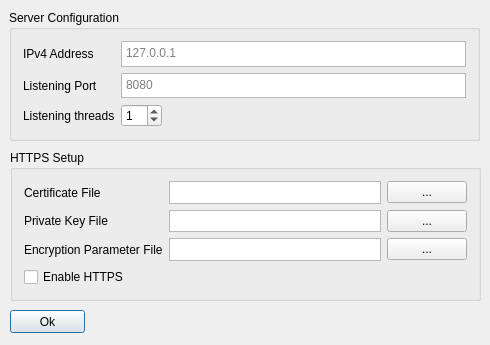
<?xml version="1.0" encoding="UTF-8"?>
<ui version="4.0">
 <class>DlgServerSetup</class>
 <widget class="QDialog" name="DlgServerSetup">
  <property name="geometry">
   <rect>
    <x>0</x>
    <y>0</y>
    <width>490</width>
    <height>345</height>
   </rect>
  </property>
  <property name="windowTitle">
   <string>DlgServerSetup</string>
  </property>
  <widget class="QGroupBox" name="groupBox_ServerConfig">
   <property name="geometry">
    <rect>
     <x>9</x>
     <y>10</y>
     <width>471</width>
     <height>131</height>
    </rect>
   </property>
   <property name="title">
    <string>Server Configuration</string>
   </property>
   <layout class="QGridLayout" name="gridLayout_2">
    <item row="0" column="0">
     <widget class="QLabel" name="label_2">
      <property name="text">
       <string>IPv4 Address</string>
      </property>
     </widget>
    </item>
    <item row="2" column="0">
     <widget class="QLabel" name="label_6">
      <property name="text">
       <string>Listening threads</string>
      </property>
     </widget>
    </item>
    <item row="0" column="1">
     <widget class="QTextEdit" name="IPAddressEdit">
      <property name="placeholderText">
       <string>127.0.0.1</string>
      </property>
     </widget>
    </item>
    <item row="1" column="1">
     <widget class="QTextEdit" name="PortEdit">
      <property name="maximumSize">
       <size>
        <width>16777215</width>
        <height>71</height>
       </size>
      </property>
      <property name="placeholderText">
       <string>8080</string>
      </property>
     </widget>
    </item>
    <item row="1" column="0">
     <widget class="QLabel" name="label">
      <property name="text">
       <string>Listening Port</string>
      </property>
     </widget>
    </item>
    <item row="2" column="1" alignment="Qt::AlignLeft">
     <widget class="QSpinBox" name="ThreadCountSpin">
      <property name="wrapping">
       <bool>true</bool>
      </property>
      <property name="minimum">
       <number>1</number>
      </property>
      <property name="maximum">
       <number>32</number>
      </property>
     </widget>
    </item>
   </layout>
  </widget>
  <widget class="QPushButton" name="OKButton">
   <property name="geometry">
    <rect>
     <x>10</x>
     <y>310</y>
     <width>75</width>
     <height>23</height>
    </rect>
   </property>
   <property name="text">
    <string>Ok</string>
   </property>
  </widget>
  <widget class="QGroupBox" name="groupBox_HTTPS">
   <property name="geometry">
    <rect>
     <x>10</x>
     <y>150</y>
     <width>471</width>
     <height>151</height>
    </rect>
   </property>
   <property name="title">
    <string>HTTPS Setup</string>
   </property>
   <layout class="QGridLayout" name="gridLayout_4">
    <item row="1" column="0">
     <widget class="QLabel" name="label_3">
      <property name="text">
       <string>Certificate File</string>
      </property>
     </widget>
    </item>
    <item row="2" column="0">
     <widget class="QLabel" name="label_4">
      <property name="text">
       <string>Private Key File</string>
      </property>
     </widget>
    </item>
    <item row="2" column="2">
     <widget class="QTextEdit" name="PrivKeyFilePath">
      <property name="verticalScrollBarPolicy">
       <enum>Qt::ScrollBarAlwaysOff</enum>
      </property>
      <property name="horizontalScrollBarPolicy">
       <enum>Qt::ScrollBarAlwaysOff</enum>
      </property>
      <property name="lineWrapMode">
       <enum>QTextEdit::NoWrap</enum>
      </property>
     </widget>
    </item>
    <item row="4" column="0">
     <widget class="QCheckBox" name="EnableHTTPSCheck">
      <property name="text">
       <string>Enable HTTPS</string>
      </property>
     </widget>
    </item>
    <item row="3" column="2">
     <widget class="QTextEdit" name="EncryptionParamFilePath">
      <property name="verticalScrollBarPolicy">
       <enum>Qt::ScrollBarAlwaysOff</enum>
      </property>
      <property name="horizontalScrollBarPolicy">
       <enum>Qt::ScrollBarAlwaysOff</enum>
      </property>
      <property name="lineWrapMode">
       <enum>QTextEdit::NoWrap</enum>
      </property>
     </widget>
    </item>
    <item row="1" column="2">
     <widget class="QTextEdit" name="CertFilePath">
      <property name="verticalScrollBarPolicy">
       <enum>Qt::ScrollBarAlwaysOff</enum>
      </property>
      <property name="horizontalScrollBarPolicy">
       <enum>Qt::ScrollBarAlwaysOff</enum>
      </property>
      <property name="lineWrapMode">
       <enum>QTextEdit::NoWrap</enum>
      </property>
     </widget>
    </item>
    <item row="3" column="0">
     <widget class="QLabel" name="label_5">
      <property name="text">
       <string>Encryption Parameter File</string>
      </property>
     </widget>
    </item>
    <item row="3" column="3">
     <widget class="QPushButton" name="EncryptionParamsOpenFileExplorerButton">
      <property name="text">
       <string>...</string>
      </property>
     </widget>
    </item>
    <item row="2" column="3">
     <widget class="QPushButton" name="PrivKeyOpenExplorerButton">
      <property name="text">
       <string>...</string>
      </property>
     </widget>
    </item>
    <item row="1" column="3">
     <widget class="QPushButton" name="CertOpenExplorerButton">
      <property name="text">
       <string>...</string>
      </property>
     </widget>
    </item>
   </layout>
  </widget>
 </widget>
 <layoutdefault spacing="6" margin="11"/>
 <resources/>
 <connections/>
</ui>
